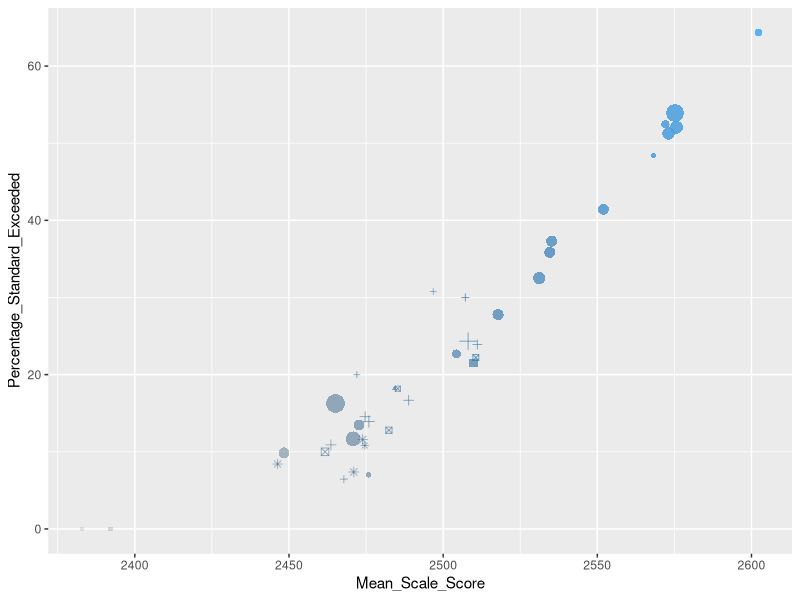
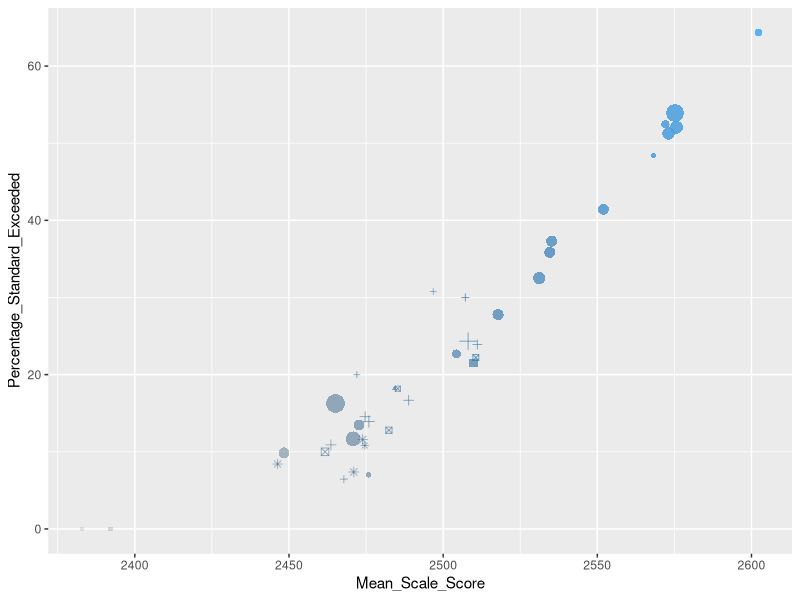

Source code (R) for these figures, in order: (Note: this script raises an error after producing the figures.)


### Load libraries -------

library(tidyverse)
library(here)
library(ggthemes)
library(glue)
library(ggrepel)



### Load data -----

susp.green <- read.csv("Emerald Suspension data.csv")%>%
    arrange(reporting_category) %>%
    mutate(definition = fct_reorder(definition,reporting_category))

caaspp <- read.csv("CAASPP_5th_grade.csv")  %>%
    mutate(Students_Tested = as.numeric(Students_Tested),
           Percentage_Standard_Met_and_Above = as.numeric(Percentage_Standard_Met_and_Above),
           Mean_Scale_Score = as.numeric(Mean_Scale_Score),
           Total_CAASPP_Enrollment = as.numeric(Total_CAASPP_Enrollment),
           Percentage_Standard_Exceeded = 
               as.numeric(Percentage_Standard_Exceeded),
           Percentage_Standard_Met = 
               as.numeric(Percentage_Standard_Met),
           Percentage_Standard_Nearly_Met = 
               as.numeric(Percentage_Standard_Nearly_Met)) %>%
    filter(!is.na(Mean_Scale_Score),
           !is.na(Percentage_Standard_Met_and_Above),
           County_Code %in% c(1:6)) %>%
    mutate(County_Code = as.character(County_Code))



### Scatter plot ----

# slow version
caaspp %>%
    ggplot() +
    aes(y = Percentage_Standard_Exceeded) +
    aes(x = Mean_Scale_Score)  +
    geom_point() +
    aes(shape = County_Code ) + 
    aes(color = County_Code ) +
    aes(size = Students_Tested) +
    aes(alpha = Percentage_Standard_Met_and_Above) +
    aes(color = Mean_Scale_Score) +
    theme(legend.position = "none") 

# standard version 

caaspp %>% 
    ggplot( aes(x = Mean_Scale_Score, 
                y = Percentage_Standard_Exceeded,
                shape = County_Code ,
                size = Students_Tested, 
                alpha = Percentage_Standard_Met_and_Above,
                color = Mean_Scale_Score ) ) +
    geom_point() +
    theme(legend.position = "none") 


ggsave(p, "Example plot.png", width = 9, height = 2)

### Bar chart -------

# slow 


susp.green %>%
    filter(reporting_category == "TA") %>%
    ggplot( ) +
    aes(x = academic_year) +
    aes(y = as.numeric( suspension_rate_total)/100) +
    geom_col(position = "dodge" ) +
    aes(group = school_name) +
    aes(color = school_name) +
    aes(fill = school_name) +
    labs(title = "Percentage Suspended in Emerald High \ncompared to California over time") +
    labs(caption = "Source: https://www.cde.ca.gov/ds/sd/sd/filessd.asp") +
    theme(legend.position = "bottom") 


# standard


p <- susp.green %>%
    filter(reporting_category == "TA") %>%
    ggplot( aes(x = academic_year,
                y = as.numeric( suspension_rate_total)/100,
            group = school_name, 
            color = school_name,
            fill = school_name) ) +
    geom_col(position = "dodge" ) +
    labs(title = "Percentage Suspended in Emerald High \ncompared to California over time",
         caption = "Source: https://www.cde.ca.gov/ds/sd/sd/filessd.asp") +
    theme(legend.position = "bottom") 


p + coord_flip()

### Facet line chart ------


# slow 


susp.green %>%
    ggplot( ) +
    aes(x = academic_year) +
    aes(y = as.numeric( suspension_rate_total)/100) +
    facet_wrap(~definition) +
    aes(group = school_name) +
    geom_line( show.legend = FALSE ) +
    aes(color = school_name) +
    scale_color_manual(
        values =  c("#000000",  "#CC79A7")) +
    scale_y_continuous(
        labels = scales::label_percent(1)  ) +
    labs(title = "Percentage Suspended in Emerald High \ncompared to California over time") +
    labs(caption = "Source: https://www.cde.ca.gov/ds/sd/sd/filessd.asp") +
    labs(x = "Academic Year") + 
    labs(y = "Suspension Rate") +
    theme(axis.text.x = element_text(color=c(1,0,1,0))) + 
    theme_hc()


# standard


susp.green %>%
    ggplot( aes(x = academic_year,
                y = as.numeric( suspension_rate_total)/100,
                group = school_name,
                color = school_name) ) +
    facet_wrap(~definition) +
    geom_line( show.legend = FALSE ) +
    scale_color_manual(
        values =  c("#000000",  "#CC79A7")) +
    scale_y_continuous(
        labels = scales::label_percent(1)  ) +
    labs(title = "Percentage Suspended in Emerald High \ncompared to California over time",
         caption = "Source: https://www.cde.ca.gov/ds/sd/sd/filessd.asp",
         x = "Academic Year",
         y = "Suspension Rate") +
    theme(axis.text.x = element_text(color=c(1,0,1,0))) + 
    theme_hc()


